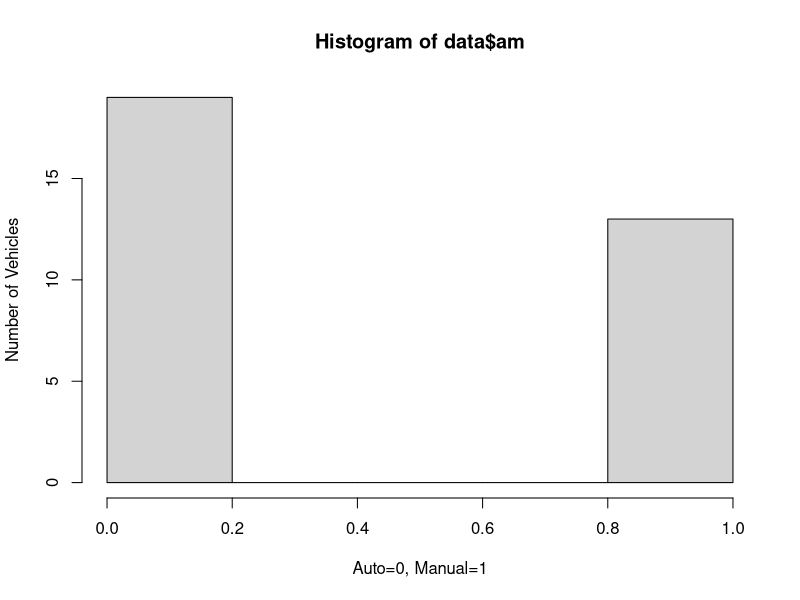
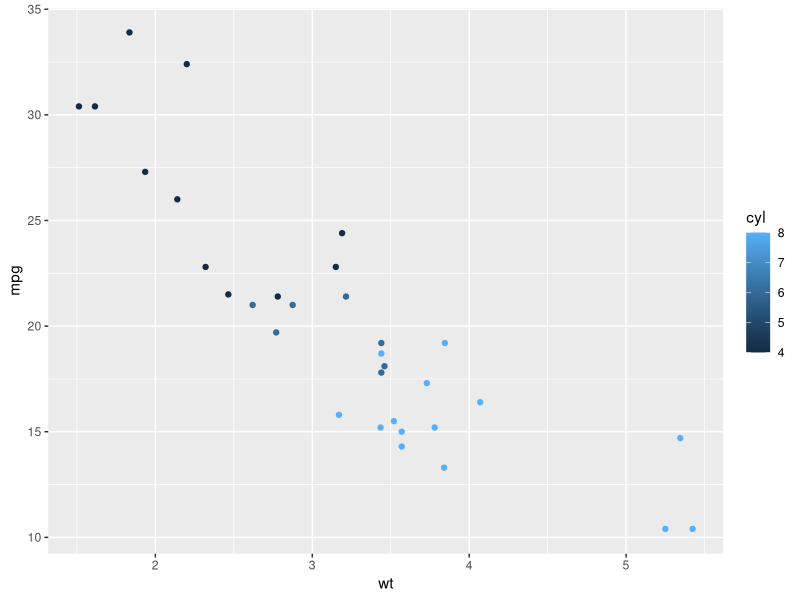
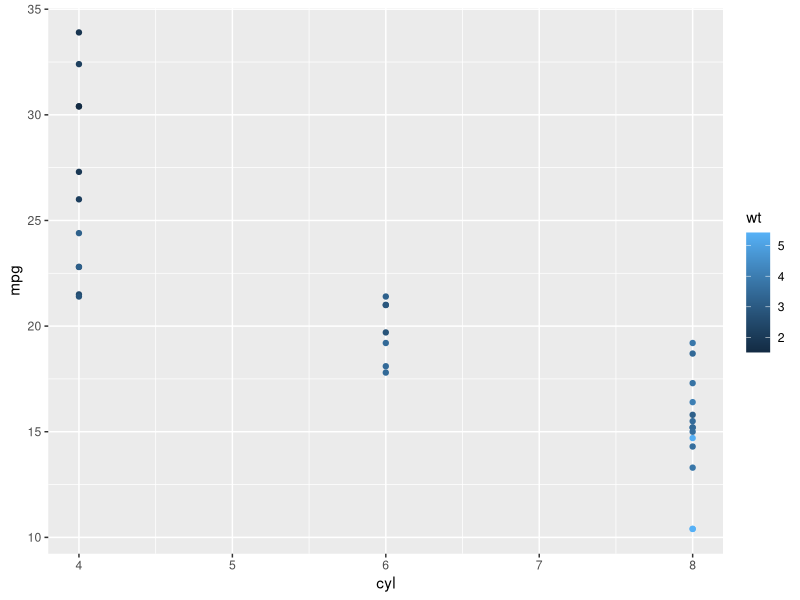
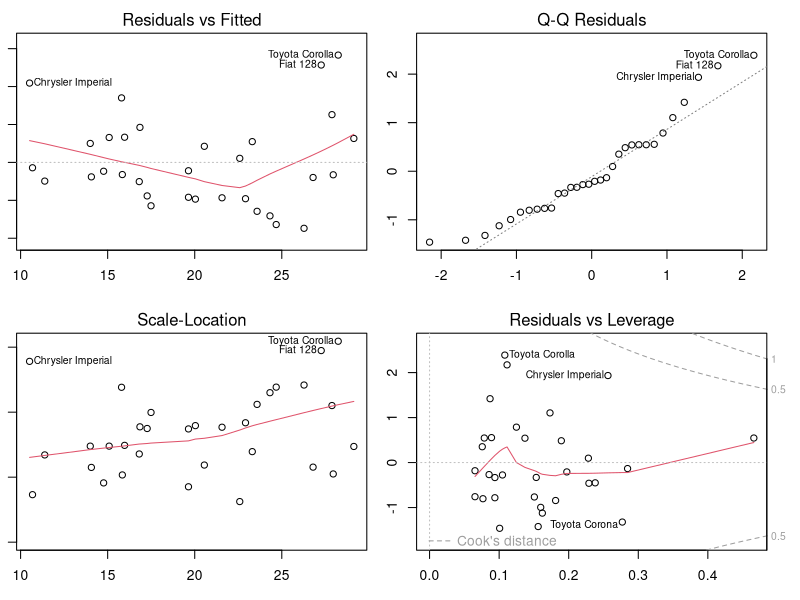
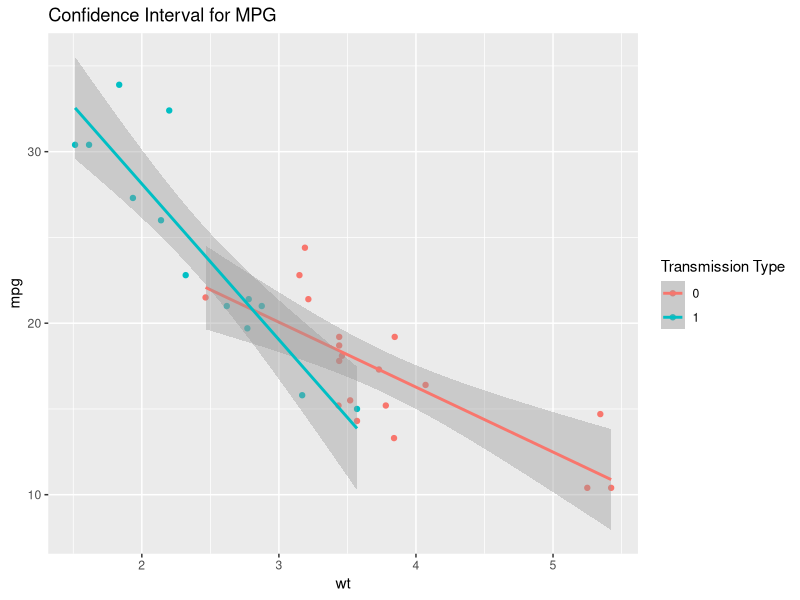

These charts were generated, in order, by the following R code:
## ---- chunk 1

data=mtcars
names(mtcars)


## ---- chunk 2
table(data$am)
hist(data$am, xlab= "Auto=0, Manual=1", ylab= "Number of Vehicles")

## ---- chunk 3
cor(data$mpg,data$cyl)
## We can infer that there is a negative correlation between mpg and cyl. So as the number of cylinders increases, Mileage reduces

cor(data$mpg,data$wt)
## We can infer that there is a negative correlation between mpg and wt. So as the weight of a car increases, Mileage reduces

## ---- chunk 4
## Mean Mileage given by Automatic and manual transmissions
aggregate(mpg~am,data,mean)
## ---- chunk 5
Fac1 <-  lm(mpg~am, data)
summary(Fac1)

## ---- chunk 6
Fac2 <- lm(mpg~am+wt+hp,data)
Fac3 <- lm(mpg~am+wt+hp+cyl,data)
Fac4 <- lm(mpg~am+wt+hp+cyl+disp,data)

anova(Fac1,Fac2,Fac3,Fac4)


summary(Fac4)

## ---- chunk 7
library(ggplot2)
z <- ggplot(data=mtcars, aes(x=wt, y=mpg, color=cyl))
z <- z + geom_point()
z
### we can see that heaviest car has the least mileage
## ---- chunk 8
g<-ggplot(mtcars, aes(x=cyl, y=mpg, color= wt)) + geom_point()
g

## ---- chunk 9
ResidualGraphs <- lm(mpg ~ am + wt + hp + cyl  , data)
par(mfrow = c(2,2), mar = c(3,1,2,2))
plot(ResidualGraphs)
## ---- chunk 10
h <- ggplot( data, aes(wt, mpg, color= factor(am)))
h <- h + geom_point()
h <- h+stat_smooth(method = lm)  + labs(x = "wt", y = "mpg", title = "Confidence Interval for MPG") + scale_colour_discrete(name = "Transmission Type")
h

